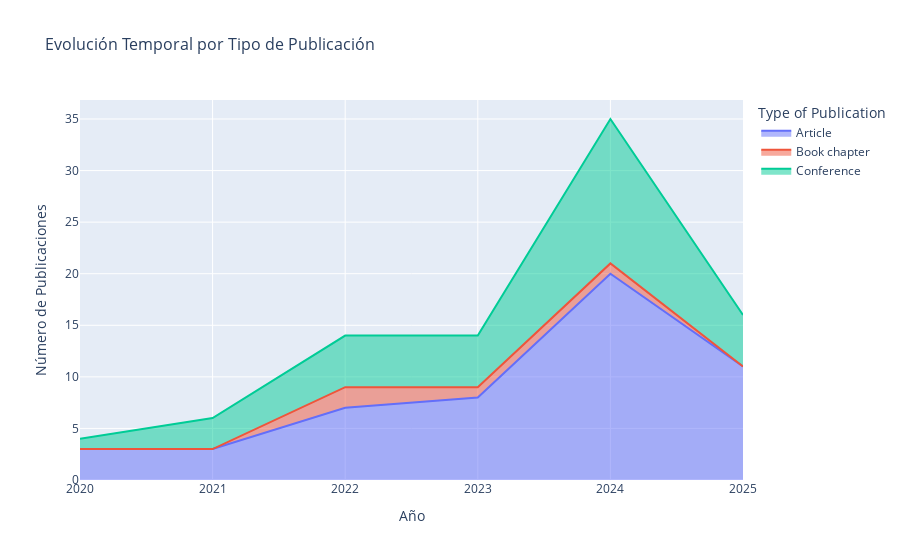

Source (notebook cell):
### Code cell
# Gráfico de área apilada
fig = px.area(temporal_by_type, title='Evolución Temporal por Tipo de Publicación')

fig.update_layout(
    title_font_size=16,
    xaxis_title='Año',
    yaxis_title='Número de Publicaciones',
    hovermode='x unified'
)

fig.show()

### Figure 1 — Plotly figure (JSON) as saved in the notebook; plotly's stock layout.template omitted (floating-point values rounded to 4 significant figures)
{"data": [{"fillpattern": {"shape": ""}, "hovertemplate": "Type of Publication=Article<br>Year=%{x}<br>value=%{y}<extra></extra>", "legendgroup": "Article", "line": {"color": "#636efa"}, "marker": {"symbol": "circle"}, "mode": "lines", "name": "Article", "orientation": "v", "showlegend": true, "stackgroup": "1", "type": "scatter", "x": [2020, 2021, 2022, 2023, 2024, 2025], "xaxis": "x", "y": [3, 3, 7, 8, 20, 11], "yaxis": "y"}, {"fillpattern": {"shape": ""}, "hovertemplate": "Type of Publication=Book chapter<br>Year=%{x}<br>value=%{y}<extra></extra>", "legendgroup": "Book chapter", "line": {"color": "#EF553B"}, "marker": {"symbol": "circle"}, "mode": "lines", "name": "Book chapter", "orientation": "v", "showlegend": true, "stackgroup": "1", "type": "scatter", "x": [2020, 2021, 2022, 2023, 2024, 2025], "xaxis": "x", "y": [0, 0, 2, 1, 1, 0], "yaxis": "y"}, {"fillpattern": {"shape": ""}, "hovertemplate": "Type of Publication=Conference<br>Year=%{x}<br>value=%{y}<extra></extra>", "legendgroup": "Conference", "line": {"color": "#00cc96"}, "marker": {"symbol": "circle"}, "mode": "lines", "name": "Conference", "orientation": "v", "showlegend": true, "stackgroup": "1", "type": "scatter", "x": [2020, 2021, 2022, 2023, 2024, 2025], "xaxis": "x", "y": [1, 3, 5, 5, 14, 5], "yaxis": "y"}], "layout": {"hovermode": "x unified", "legend": {"title": {"text": "Type of Publication"}, "tracegroupgap": 0}, "title": {"font": {"size": 16}, "text": "Evolución Temporal por Tipo de Publicación"}, "xaxis": {"anchor": "y", "domain": [0, 1], "title": {"text": "Año"}}, "yaxis": {"anchor": "x", "domain": [0, 1], "title": {"text": "Número de Publicaciones"}}}}
